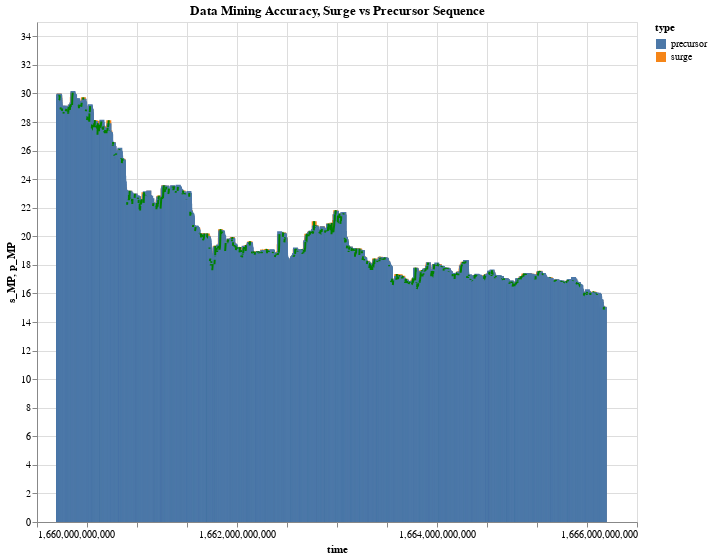

The notebook cell saved with this chart:
### Markdown cell above
## visualize proof of algorithmic accuracy

this chart will plot the price time series, with an area of precursor and surge, as proof of our algorithmic accuracy.

### Code cell
subset = sequence_df[:4999]
line = alt.Chart(subset).mark_line(color='green').encode(
    x='time',
    y='s_MP'
)

s_bar = alt.Chart(subset).mark_bar().encode(
    x='time',
    y='s_MP',
    color='type:N'
)

p_bar = alt.Chart(subset).mark_bar().encode(
    x='time',
    y='p_MP',
    color='type:N'
)

chart = (s_bar + p_bar + line).properties(width=600, height=500)
chart.title = 'Data Mining Accuracy, Surge vs Precursor Sequence'
subtitle = 'Precursors are contiguous periods where percentage rate of growth is less than threshold'
chart.properties(title=alt.TitleParams(text=[chart.title, subtitle], baseline='bottom', orient='top', anchor='start', fontSize=14))
chart.interactive()

### Figure 1 — Vega-Lite specification as saved in the notebook (floating-point values rounded to 4 significant figures; data arrays with more than 128 entries replaced by an {"elided": "..."} marker saying what was removed)
{"config": {"view": {"continuousWidth": 300, "continuousHeight": 300}}, "layer": [{"mark": {"type": "bar"}, "encoding": {"color": {"field": "type", "type": "nominal"}, "x": {"field": "time", "type": "quantitative"}, "y": {"field": "s_MP", "type": "quantitative"}}, "name": "view_1"}, {"mark": {"type": "bar"}, "encoding": {"color": {"field": "type", "type": "nominal"}, "x": {"field": "time", "type": "quantitative"}, "y": {"field": "p_MP", "type": "quantitative"}}}, {"mark": {"type": "line", "color": "green"}, "encoding": {"x": {"field": "time", "type": "quantitative"}, "y": {"field": "s_MP", "type": "quantitative"}}}], "data": {"name": "data-2a8ae3583aa1a826e2d4ea74fdb25d55"}, "height": 500, "params": [{"name": "param_1", "select": {"type": "interval", "encodings": ["x", "y"]}, "bind": "scales", "views": ["view_1"]}], "title": "Data Mining Accuracy, Surge vs Precursor Sequence", "width": 600, "$schema": "https://vega.github.io/schema/vega-lite/v5.8.0.json", "datasets": {"data-2a8ae3583aa1a826e2d4ea74fdb25d55": {"elided": "4999 records"}}}
